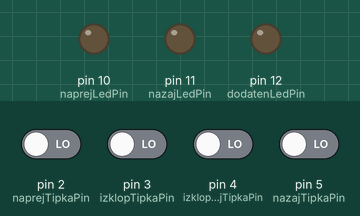
Recording of a sketch running on a simulated Arduino Uno, built with avr-gcc and run on an emulated ATmega328P. Parts: output pins drawn as LEDs (lit = HIGH). The test bench sets the inputs (shaded band); at power-on: pin 2 (naprejTipkaPin), pin 3 (izklopTipkaPin), pin 4 (izklopNazajTipkaPin), pin 5 (nazajTipkaPin) LOW.

Above: at 1.2 s.
1.3 s: pin 5 (nazajTipkaPin) driven HIGH
At 2.5 s:
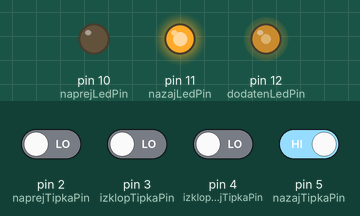
2.8 s: pin 2 (naprejTipkaPin) driven HIGH
At 3.2 s:
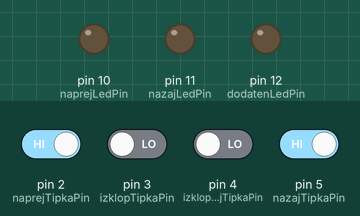
4.3 s: pin 2 (naprejTipkaPin) driven LOW
At 4.8 s:
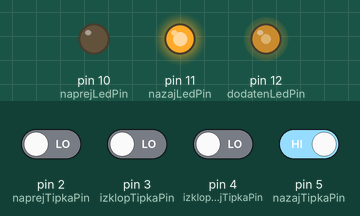
5.8 s: pin 3 (izklopTipkaPin) driven HIGH
At 6.7 s:
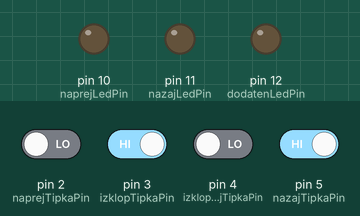
7.3 s: pin 3 (izklopTipkaPin) driven LOW
At 8.3 s:
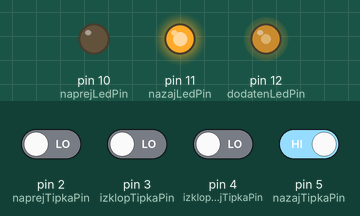
8.8 s: pin 2 (naprejTipkaPin) driven HIGH and pin 5 (nazajTipkaPin) driven LOW
At 10.2 s:
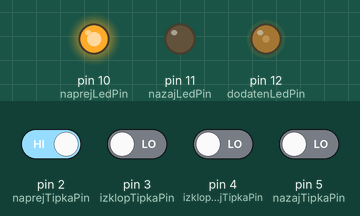
Timing chart, 0 to 11.3 s (numbered marks = the images above; inputs shaded):
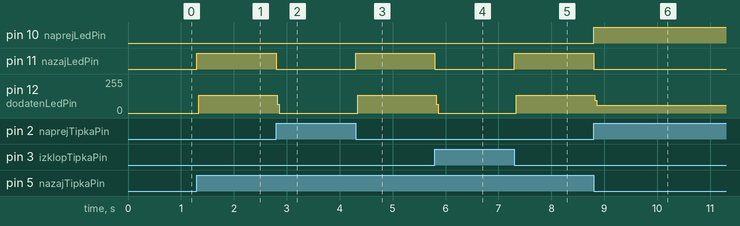

The sketch:

koda.ino
```cpp
const int naprejTipkaPin = 2;
const int nazajTipkaPin = 5;
const int izklopTipkaPin = 3;
const int izklopNazajTipkaPin = 4;
const int naprejLedPin = 10;
const int nazajLedPin = 11;
const int dodatenLedPin = 12;
void setup() {
  pinMode(naprejTipkaPin, INPUT);
  pinMode(nazajTipkaPin, INPUT);
  pinMode(izklopTipkaPin, INPUT);
  pinMode(izklopNazajTipkaPin, INPUT);
  pinMode(naprejLedPin, OUTPUT);
  pinMode(nazajLedPin, OUTPUT);
  pinMode(dodatenLedPin, OUTPUT);
}
void loop() {
  int naprejStanje = digitalRead(naprejTipkaPin);
  int nazajStanje = digitalRead(nazajTipkaPin);
  if (naprejStanje == HIGH && nazajStanje == HIGH) {
    digitalWrite(naprejLedPin, LOW);
    digitalWrite(nazajLedPin, LOW);
    digitalWrite(dodatenLedPin, LOW);
  } else {
    if (naprejStanje == HIGH && digitalRead(izklopTipkaPin) == LOW && digitalRead(izklopNazajTipkaPin) == LOW) {
      digitalWrite(naprejLedPin, HIGH);
      digitalWrite(dodatenLedPin, HIGH);
    } else {
      digitalWrite(naprejLedPin, LOW);
      digitalWrite(dodatenLedPin, LOW);
    }
    if (nazajStanje == HIGH && digitalRead(izklopTipkaPin) == LOW && digitalRead(izklopNazajTipkaPin) == LOW) {
      digitalWrite(nazajLedPin, HIGH);
      digitalWrite(dodatenLedPin, HIGH);
    } else {
      digitalWrite(nazajLedPin, LOW);
      digitalWrite(dodatenLedPin, LOW);
    }
  }
}
```

Measured:
- after the input at 1.3 s, pin 11 (nazajLedPin): LOW → HIGH at once; pin 12 (dodatenLedPin): 0/255 → 134/255 at once
- after the input at 2.8 s, pin 11 (nazajLedPin): HIGH → LOW at once; pin 12 (dodatenLedPin): 134/255 → 0/255 at once
- after the input at 4.3 s, pin 11 (nazajLedPin): LOW → HIGH at once; pin 12 (dodatenLedPin): 0/255 → 134/255 at once
- after the input at 5.8 s, pin 11 (nazajLedPin): HIGH → LOW at once; pin 12 (dodatenLedPin): 134/255 → 0/255 at once
- after the input at 7.3 s, pin 11 (nazajLedPin): LOW → HIGH at once; pin 12 (dodatenLedPin): 0/255 → 134/255 at once
- after the input at 8.8 s, pin 10 (naprejLedPin): LOW → HIGH at once; pin 11 (nazajLedPin): HIGH → LOW at once; pin 12 (dodatenLedPin): 134/255 → 60/255 at once
